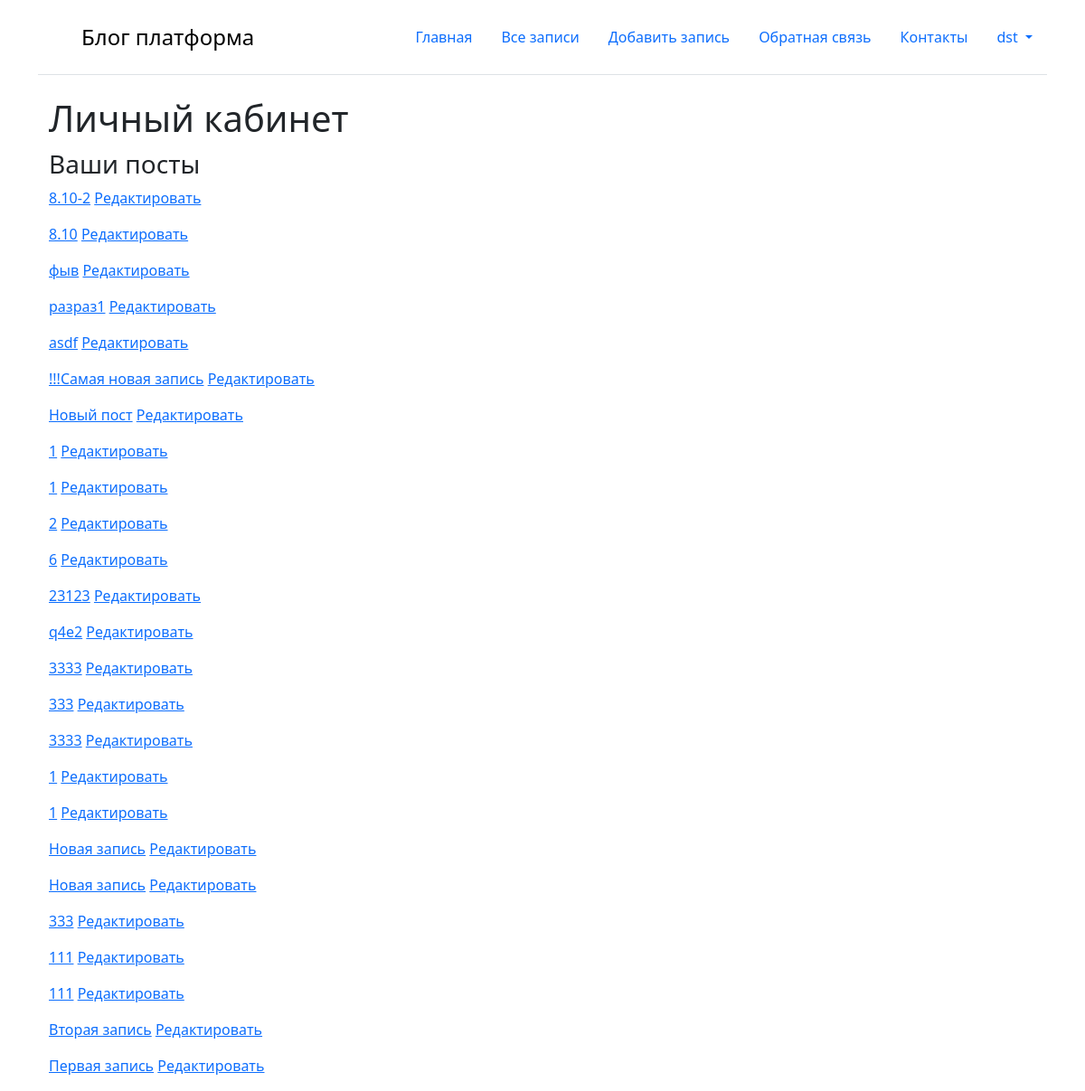
Page /users/home (signed in) on the committed database.
### core/models.py (models this page shows, shortened)
class Post(models.Model): # создааем таблицу и наследуем моделс
    title = models.CharField(max_length=200) # название атрибута соответствует названию поля, а значение - какой тип у
    text = models.TextField()
    created_data = models.DateTimeField(auto_now_add=True)
    category = models.ForeignKey(PostCategory,
                                 blank=True,
                                 null=True,
                                 on_delete=models.SET_NULL, # действия при удалении
                                 related_name='category_posts') # связь на уровне орм,
    profile = models.ForeignKey(Profile,
                                related_name='profile_posts',
                                on_delete=models.CASCADE)
    class Meta: # чтобы в админке красиво отображалось название таблицы, это интерфейс
        verbose_name = 'Запись'
        verbose_name_plural = 'Записи'
        ordering = ["-created_data"] # сортировка постов по новизне постов

### user/views.py (the view)
# urls.py: 2. Add a URL to urlpatterns:  path('', views.home, name='home')
@login_required
def home(request):
    profile = request.user.profile
    posts = profile.profile_posts.all() # достали посты пользователя , аналог этой строчки: post = Post.objects.filter(profile=profile)
    return render(request, 'user/home.html', {'posts': posts})

### core/context_processor.py (called while the page is built)
def add_host(request):
    return {'HOST': settings.HOST}

### templates/user/home.html
{% extends 'base.html' %}
{% block content %}
<div class="container">
    <div class="col-md-6">
        <h1>Личный кабинет</h1>
        <h3>Ваши посты</h3>
        {% for post in posts %}
        <p>
            <a href="{% url 'post_detail' post.id %}">{{ post.title }}</a>
            <a href="{% url 'post_edit' post.id %}">Редактировать</a>
        </p>
        {% endfor %}
    </div>
</div>
{% endblock %}

### templates/base.html (shortened to what this page needs)
{% load static %}
<!DOCTYPE html>
<html lang="en">
<head>
    <link href="https://cdn.jsdelivr.net/npm/bootstrap@5.3.3/dist/css/bootstrap.min.css" rel="stylesheet"
>
</head>
<body>
<div class="container">
    <header class="d-flex flex-wrap justify-content-center py-3 mb-4 border-bottom">
        <a href="{% url 'main' %}" class="d-flex align-items-center mb-3 mb-md-0 me-md-auto link-body-emphasis text-decoration-none">
            <svg class="bi me-2" width="40" height="32">
                <use xlink:href="#bootstrap"></use>
            </svg>
            <span class="fs-4">Блог платформа</span>
        </a>
        <ul class="nav nav-pills">
            <li class="nav-item"><a class="nav-link" href="{% url 'main' %}">Главная</a></li>
            <li class="nav-item"><a class="nav-link" href="{% url 'posts' %}">Все записи</a></li>
            <li class="nav-item"><a class="nav-link" href="{% url 'post_add' %}">Добавить запись</a></li>
            <li class="nav-item"><a class="nav-link" href="{% url 'feedback_add' %}">Обратная связь</a></li>
            <li class="nav-item"><a class="nav-link" href="{% url 'contacts' %}">Контакты</a></li>
            {% if request.user.is_authenticated %}
            <li class="nav-item dropdown">
                <a class="nav-link dropdown-toggle" href="{% url 'login' %}" role="button" data-bs-toggle="dropdown" aria-expanded="false">
                    {{ user }}
                </a>
            </li>
            {% else %}
            <li class="nav-item"><a class="nav-link" href="{% url 'login' %}">Войти</a></li>
            <li class="nav-item"><a class="nav-link" href="{% url 'register' %}">Регистрация</a></li>
            {% endif %}
        </ul>
    </header>
    {% block content %}
    {% endblock %}
</div>
</body>
</html>

### templates/base.html (style rules this page uses)
h1, h2 { margin: 0; padding-bottom: 10px; }
ul { list-style-type: none; padding: 0; }
ul li { padding: 5px 0; }
ul li a { text-decoration: none; color: #333; }

### rows in the picture
Post: title "8.10-2"
Post: title "8.10"
Post: title "фыв"
Post: title "разраз1"
Post: title "asdf"
Post: title "!!!Самая новая запись"
Post: title "Новый пост"
Post: title "1"
Post: title "1"
Post: title "2"
Post: title "6"
Post: title "23123"
Post: title "q4e2"
Post: title "3333"
Post: title "333"
Post: title "3333"
Post: title "1"
Post: title "1"
Post: title "Новая запись"
Post: title "Новая запись"
Post: title "333"
Post: title "111"
Post: title "111"
Post: title "Вторая запись"
Post: title "Первая запись"

### other values in the picture
{{ user }} "dst"
